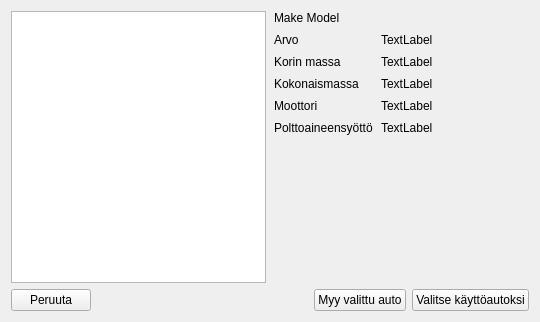
<?xml version="1.0" encoding="UTF-8"?>
<ui version="4.0">
 <class>GarageMenu</class>
 <widget class="QWidget" name="GarageMenu">
  <property name="geometry">
   <rect>
    <x>0</x>
    <y>0</y>
    <width>540</width>
    <height>322</height>
   </rect>
  </property>
  <property name="windowTitle">
   <string>Form</string>
  </property>
  <layout class="QVBoxLayout" name="verticalLayout_2">
   <item>
    <layout class="QHBoxLayout" name="horizontalLayout_2" stretch="1,1">
     <property name="spacing">
      <number>8</number>
     </property>
     <item>
      <widget class="TableView" name="carList">
       <property name="focusPolicy">
        <enum>Qt::NoFocus</enum>
       </property>
       <property name="verticalScrollBarPolicy">
        <enum>Qt::ScrollBarAsNeeded</enum>
       </property>
       <property name="horizontalScrollBarPolicy">
        <enum>Qt::ScrollBarAlwaysOff</enum>
       </property>
       <property name="alternatingRowColors">
        <bool>false</bool>
       </property>
       <property name="selectionMode">
        <enum>QAbstractItemView::SingleSelection</enum>
       </property>
       <property name="selectionBehavior">
        <enum>QAbstractItemView::SelectRows</enum>
       </property>
       <property name="showGrid">
        <bool>false</bool>
       </property>
       <property name="sortingEnabled">
        <bool>false</bool>
       </property>
       <property name="cornerButtonEnabled">
        <bool>false</bool>
       </property>
       <attribute name="horizontalHeaderHighlightSections">
        <bool>false</bool>
       </attribute>
       <attribute name="horizontalHeaderShowSortIndicator" stdset="0">
        <bool>false</bool>
       </attribute>
       <attribute name="verticalHeaderVisible">
        <bool>false</bool>
       </attribute>
       <attribute name="verticalHeaderHighlightSections">
        <bool>false</bool>
       </attribute>
      </widget>
     </item>
     <item>
      <layout class="QVBoxLayout" name="verticalLayout">
       <item>
        <layout class="QHBoxLayout" name="horizontalLayout_4">
         <item>
          <widget class="QLabel" name="carNameLabel">
           <property name="text">
            <string>Make Model</string>
           </property>
          </widget>
         </item>
         <item>
          <widget class="QLabel" name="carImage">
           <property name="autoFillBackground">
            <bool>false</bool>
           </property>
           <property name="text">
            <string/>
           </property>
           <property name="textFormat">
            <enum>Qt::AutoText</enum>
           </property>
           <property name="pixmap">
            <pixmap>../../../gamedata/vehicleimages/tipparellu.jpg</pixmap>
           </property>
           <property name="scaledContents">
            <bool>false</bool>
           </property>
           <property name="alignment">
            <set>Qt::AlignRight|Qt::AlignTrailing|Qt::AlignVCenter</set>
           </property>
          </widget>
         </item>
        </layout>
       </item>
       <item>
        <layout class="QFormLayout" name="carInfo">
         <item row="0" column="0">
          <widget class="QLabel" name="valueTitle">
           <property name="text">
            <string>Arvo</string>
           </property>
          </widget>
         </item>
         <item row="1" column="0">
          <widget class="QLabel" name="chassisMassTitle">
           <property name="text">
            <string>Korin massa</string>
           </property>
          </widget>
         </item>
         <item row="2" column="0">
          <widget class="QLabel" name="totalMassTitle">
           <property name="text">
            <string>Kokonaismassa</string>
           </property>
          </widget>
         </item>
         <item row="0" column="1">
          <widget class="QLabel" name="value">
           <property name="text">
            <string>TextLabel</string>
           </property>
          </widget>
         </item>
         <item row="1" column="1">
          <widget class="QLabel" name="chassisMass">
           <property name="text">
            <string>TextLabel</string>
           </property>
          </widget>
         </item>
         <item row="2" column="1">
          <widget class="QLabel" name="totalMass">
           <property name="text">
            <string>TextLabel</string>
           </property>
          </widget>
         </item>
         <item row="3" column="0">
          <widget class="QLabel" name="engineTitle">
           <property name="text">
            <string>Moottori</string>
           </property>
          </widget>
         </item>
         <item row="4" column="0">
          <widget class="QLabel" name="fuelintakeTitle">
           <property name="text">
            <string>Polttoaineensyöttö</string>
           </property>
          </widget>
         </item>
         <item row="4" column="1">
          <widget class="QLabel" name="fuelintake">
           <property name="text">
            <string>TextLabel</string>
           </property>
          </widget>
         </item>
         <item row="3" column="1">
          <widget class="QLabel" name="engine">
           <property name="text">
            <string>TextLabel</string>
           </property>
          </widget>
         </item>
        </layout>
       </item>
       <item>
        <spacer name="verticalSpacer">
         <property name="orientation">
          <enum>Qt::Vertical</enum>
         </property>
         <property name="sizeHint" stdset="0">
          <size>
           <width>20</width>
           <height>40</height>
          </size>
         </property>
        </spacer>
       </item>
      </layout>
     </item>
    </layout>
   </item>
   <item>
    <layout class="QHBoxLayout" name="horizontalLayout">
     <item>
      <widget class="QPushButton" name="cancelButton">
       <property name="text">
        <string>Peruuta</string>
       </property>
      </widget>
     </item>
     <item>
      <spacer name="horizontalSpacer">
       <property name="orientation">
        <enum>Qt::Horizontal</enum>
       </property>
       <property name="sizeHint" stdset="0">
        <size>
         <width>40</width>
         <height>20</height>
        </size>
       </property>
      </spacer>
     </item>
     <item>
      <widget class="QPushButton" name="sellButton">
       <property name="text">
        <string>Myy valittu auto</string>
       </property>
      </widget>
     </item>
     <item>
      <widget class="QPushButton" name="selectButton">
       <property name="text">
        <string>Valitse käyttöautoksi</string>
       </property>
      </widget>
     </item>
    </layout>
   </item>
  </layout>
 </widget>
 <customwidgets>
  <customwidget>
   <class>TableView</class>
   <extends>QTableView</extends>
   <header>tableview.hpp</header>
  </customwidget>
 </customwidgets>
 <resources/>
 <connections/>
</ui>
